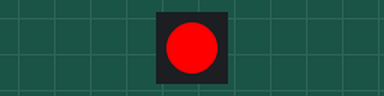
A program run on a simulated ESP32 board running MicroPython. Parts: 1 RGB LEDs in strip order, left to right. At 3.0 s the program stops and its outputs stay as they are.

Above: at 0.1 s.
At 1.1 s:
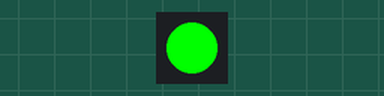
At 2.1 s:
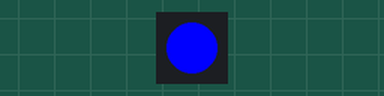
At 3.1 s:
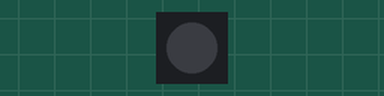
Timing chart, 0 to 4.5 s (numbered marks = the images above):
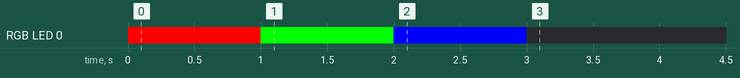

The program:

rgb_led_neopixel.py
```python
# file: rgb_led_neopixel.py
# -- RGB LED (Neopixel) color setting
# Date: 2020-04-22

from machine import Pin
from neopixel import NeoPixel
import utime as time

GPIO_NUM = const(23) # use GPIO-23
pin = Pin( GPIO_NUM, Pin.OUT ) # create a Pin object

NUM_PIXELS = const(1) # 'only one' RGB LED in the strip
np = NeoPixel( pin, NUM_PIXELS ) # create a Neopixel object

colors = [(255,0,0),(0,255,0),(0,0,255)] # red, green, blue

for color in colors:
    np[0] = color   # set color value to the first RGB LED
    np.write()      # apply the color value
    time.sleep_ms(1000)

np[0] = (0,0,0)     # turn off color (black)
np.write()
```

Measured:
- by itself, RGB LED 0: off → RGB(255, 0, 0) at 0.00 s, → RGB(0, 255, 0) 1.0 s later, → RGB(0, 0, 255) 1.0 s later, → off 1.0 s later
